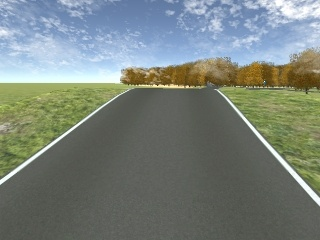
#> input picture point_later/920.jpeg, 320 x 240 px
$ python histogram.py
#> lines starting #> are read from the running program, lines starting #| are printed output that depends on the picture
import cv2
import matplotlib.pyplot as plt
import numpy as np
import math
# [8 lines of commented-out code are left out]


I = cv2.imread("920.jpeg")
#> I is the input picture: shape (240, 320, 3); mean B, G, R 123.7, 129.8, 120.6
r,c,n = I.shape
#> r = 240; c = 320; n = 3
S = np.ones((r,c,3), np.uint8)
for i in range(r):
    for j in range(c):
        if j==1:
            S[i][j][0] = I[i][j][0]
            S[i][j][1] = I[i][j][1]
            S[i][j][2] = I[i][j][2]
        else:
            S[i][j][0] = 2*I[i][j][0] - I[i][j-1][0]
            S[i][j][1] = 2*I[i][j][1] - I[i][j-1][1]
            S[i][j][2] = 2*I[i][j][2] - I[i][j-1][2]
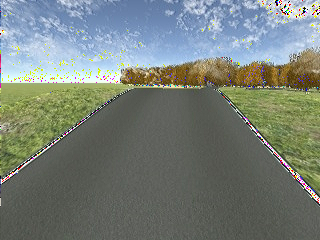
#> S: shape (240, 320, 3); mean B, G, R 121.1, 127.5, 119

b,g,r = cv2.split(S)
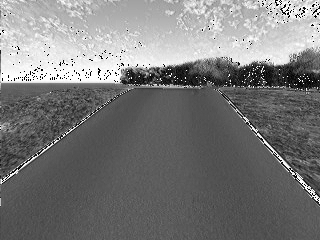
#> b: shape (240, 320); min 0, max 255, mean 121.1
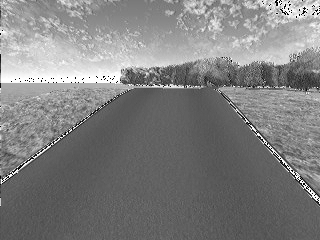
#> g: shape (240, 320); min 0, max 255, mean 127.5
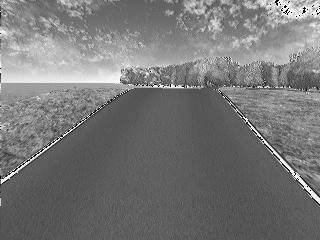
#> r: shape (240, 320); min 0, max 255, mean 119
fig = plt.figure()
gs = plt.GridSpec(2, 1)
ax1 = fig.add_subplot(gs[0, 0])
ax2 = fig.add_subplot(gs[1, 0])
ax2.hist(r.ravel(),256,[0,256])
ax1.imshow(S)
#plt.show()


G = cv2.cvtColor(I,cv2.COLOR_BGR2GRAY)
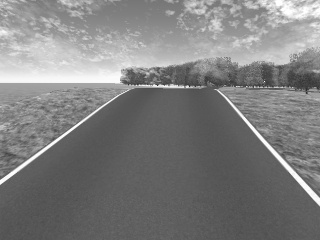
#> G: shape (240, 320); min 44, max 255, mean 126.3
kernel = np.ones((4,4),np.float32)/16
J = cv2.filter2D(G,-1,kernel)
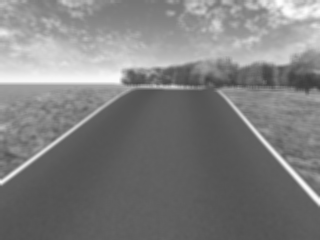
#> J: shape (240, 320); min 62, max 254, mean 126.4
G = np.double(G)
K = G-J
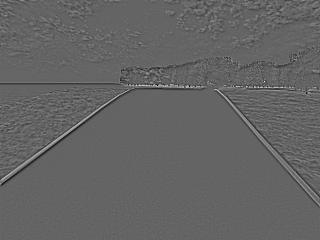
#> K: shape (240, 320) float64; min -96, max 148, mean -0.1; drawn with min black and max white
U = 0.5*K+J
U = np.uint8(U)

plt.hist(U.ravel(),256,[0,256])

# [8 lines of commented-out code are left out]

img = cv2.imread('1017.jpeg')
#> (the run stopped early here; a loop or call above may not have finished)

$ run again, with point_later/883.jpeg copied over point_later/920.jpeg
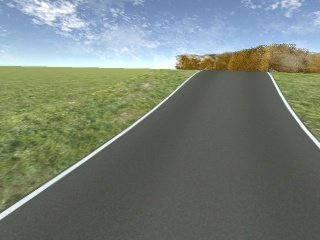
#> input picture point_later/883.jpeg, 320 x 240 px
#> I is the input picture: shape (240, 320, 3); mean B, G, R 118.4, 128.2, 118.2
#> `J = cv2.filter2D(G,-1,kernel)`:
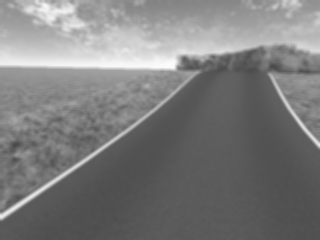
#> J: shape (240, 320); min 73, max 251, mean 124.3
#> `K = G-J`:
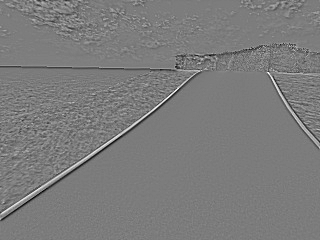
#> K: shape (240, 320) float64; min -79, max 83, mean -0.2; drawn with min black and max white

$ run again, with point_later/885.jpeg copied over point_later/920.jpeg
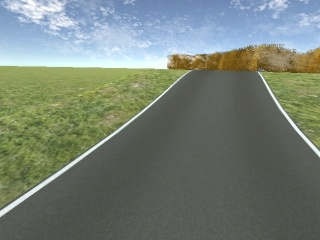
#> input picture point_later/885.jpeg, 320 x 240 px
#> I is the input picture: shape (240, 320, 3); mean B, G, R 118.2, 128.2, 118.3
#> `J = cv2.filter2D(G,-1,kernel)`:
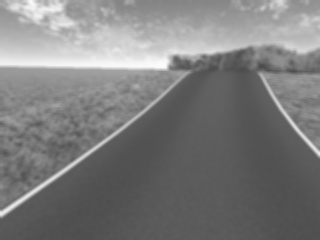
#> J: shape (240, 320); min 75, max 251, mean 124.3
#> `K = G-J`:
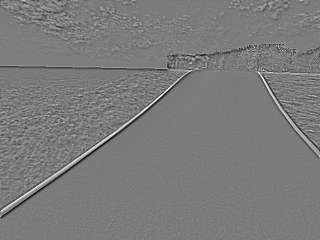
#> K: shape (240, 320) float64; min -77, max 82, mean -0.2; drawn with min black and max white
